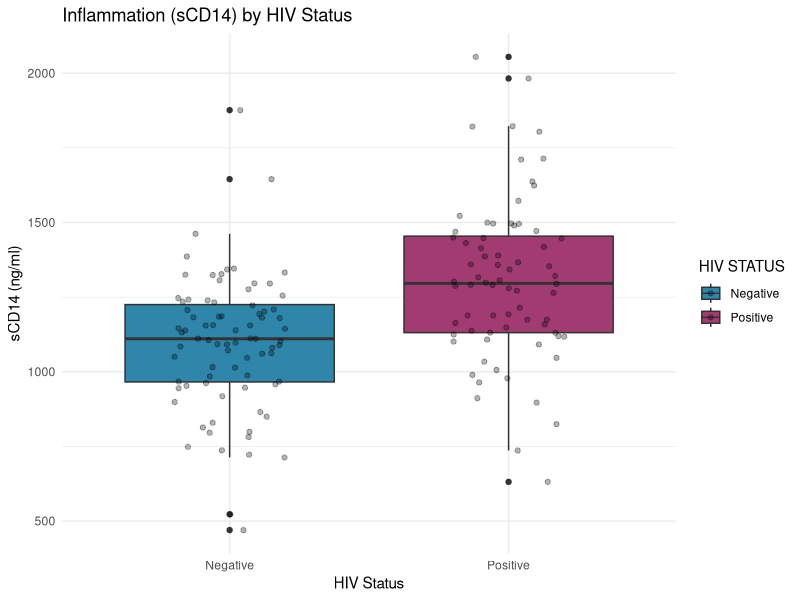
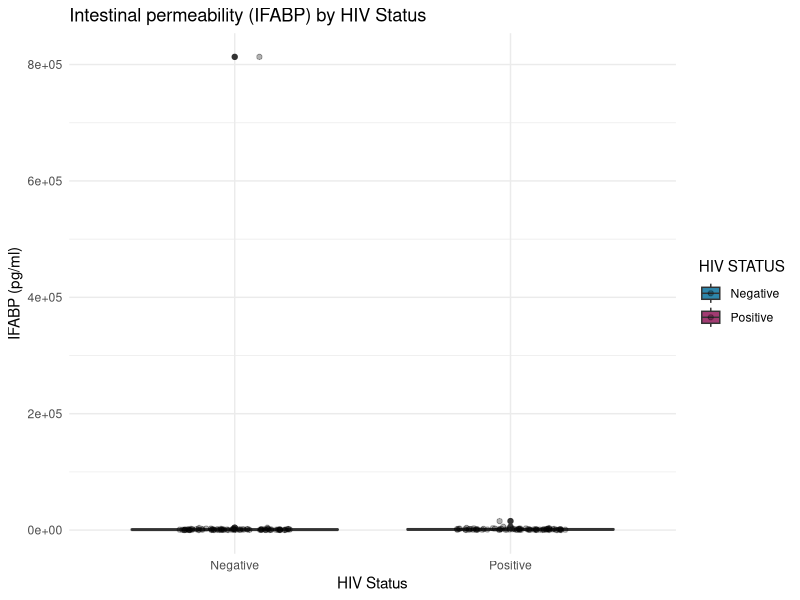
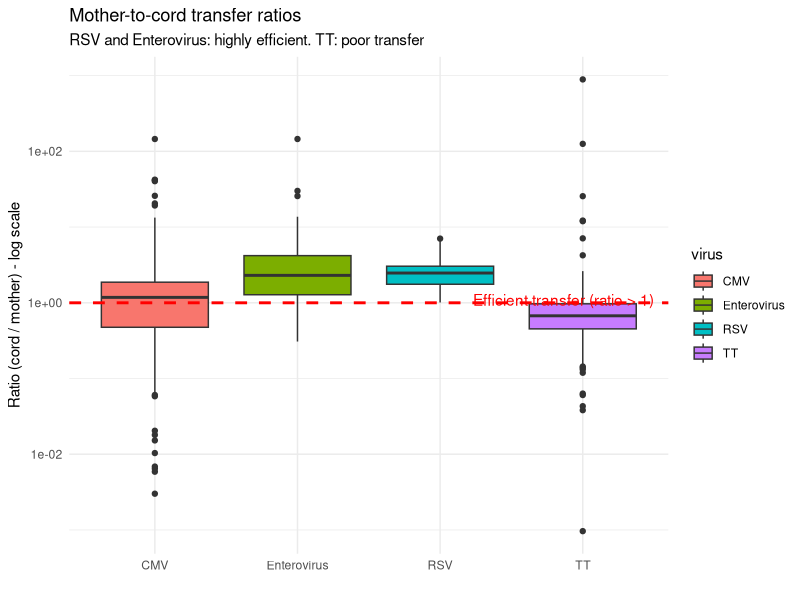
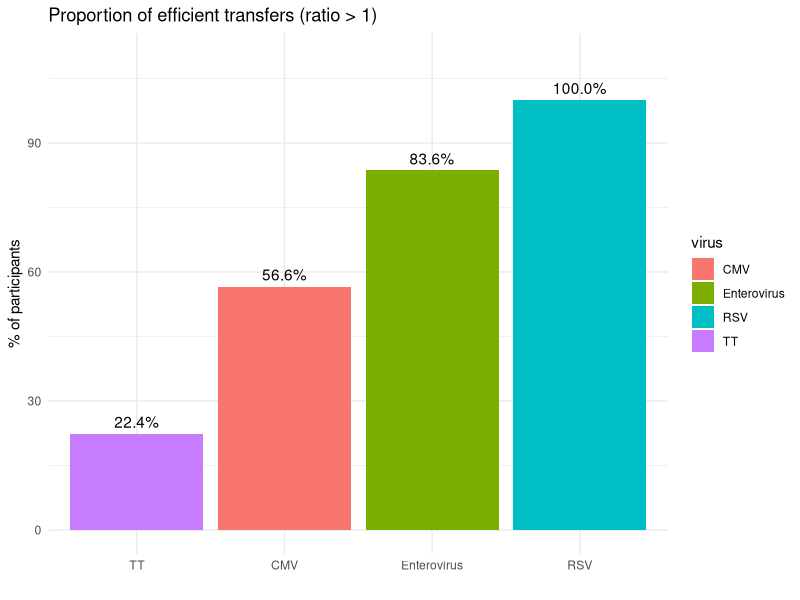
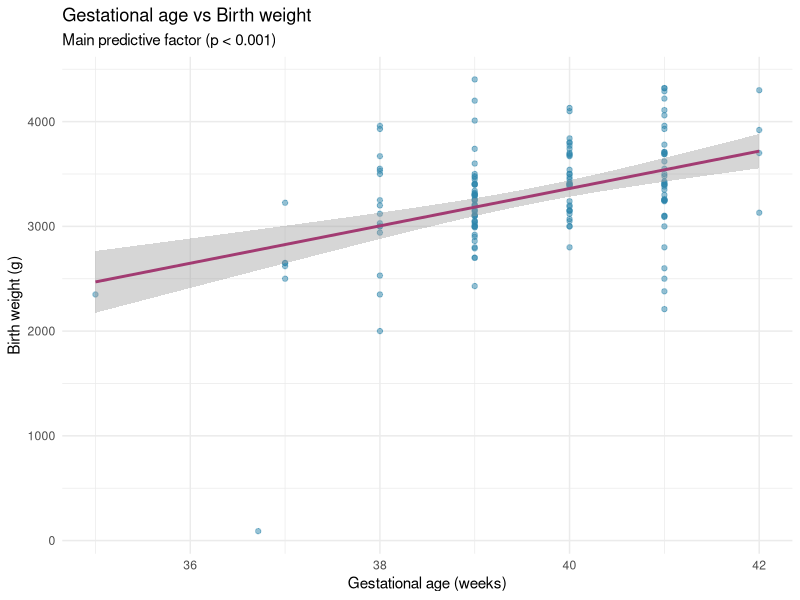

Source code (R) for these figures, in order: (Note: this script raises an error after producing the figures.)
## ---- chunk 1
library(tidyverse)
library(here)

donnees <- read_tsv(here("data/etude_mere_enfant.csv"), na = c("", "NA", "f"))
donnees <- donnees %>%
  mutate(`CMV cord` = as.numeric(`CMV cord`),
         Howmanylivingchildrendoyouhave = as.numeric(Howmanylivingchildrendoyouhave))
## ---- chunk 2
t.test(`sCD14 [ng/ml]` ~ `HIV STATUS`, data = donnees)
## ---- chunk 3
ggplot(donnees, aes(x = `HIV STATUS`, y = `sCD14 [ng/ml]`, fill = `HIV STATUS`)) +
  geom_boxplot() +
  geom_jitter(alpha = 0.3, width = 0.2) +
  labs(title = "Inflammation (sCD14) by HIV Status",
       x = "HIV Status", y = "sCD14 (ng/ml)") +
  scale_fill_manual(values = c("Negative" = "#2E86AB", "Positive" = "#A23B72")) +
  theme_minimal()
## ---- chunk 4
wilcox.test(`IFABP [pg/ml]` ~ `HIV STATUS`, data = donnees)
## ---- chunk 5
ggplot(donnees, aes(x = `HIV STATUS`, y = `IFABP [pg/ml]`, fill = `HIV STATUS`)) +
  geom_boxplot() +
  geom_jitter(alpha = 0.3, width = 0.2) +
  labs(title = "Intestinal permeability (IFABP) by HIV Status",
       x = "HIV Status", y = "IFABP (pg/ml)") +
  scale_fill_manual(values = c("Negative" = "#2E86AB", "Positive" = "#A23B72")) +
  theme_minimal()
## ---- chunk 6
t.test(`cord sCD14 [ng/ml]` ~ `HIV STATUS`, data = donnees)
## ---- chunk 7
virus_ratio <- c("ratio CMV" = "CMV", "ratio RSV" = "RSV", 
                 "ratio ENTERO" = "Enterovirus", "ratio TT" = "TT")

for (nom in names(virus_ratio)) {
  vals <- donnees[[nom]]
  efficaces <- sum(vals > 1, na.rm = TRUE)
  total <- sum(!is.na(vals))
  cat(sprintf("\n=== %s ===\n", virus_ratio[nom]))
  cat(sprintf("Median = %.3f  |  Mean = %.3f\n", median(vals, na.rm = TRUE), mean(vals, na.rm = TRUE)))
  cat(sprintf("Efficient transfer (>1) : %d / %d (%.1f%%)\n", efficaces, total, 100*efficaces/total))
}
## ---- chunk 8
ratios_long <- donnees %>%
  pivot_longer(cols = c("ratio CMV", "ratio RSV", "ratio ENTERO", "ratio TT"),
               names_to = "virus", values_to = "ratio") %>%
  mutate(virus = recode(virus,
                        "ratio CMV" = "CMV",
                        "ratio RSV" = "RSV",
                        "ratio ENTERO" = "Enterovirus",
                        "ratio TT" = "TT"))

ggplot(ratios_long, aes(x = virus, y = ratio, fill = virus)) +
  geom_boxplot() +
  geom_hline(yintercept = 1, linetype = "dashed", color = "red", size = 1) +
  annotate("text", x = 4.5, y = 1.1, label = "Efficient transfer (ratio > 1)", 
           color = "red", hjust = 1) +
  scale_y_log10() +
  labs(title = "Mother-to-cord transfer ratios",
       subtitle = "RSV and Enterovirus: highly efficient. TT: poor transfer",
       x = "", y = "Ratio (cord / mother) - log scale") +
  theme_minimal()
## ---- chunk 9
pct <- data.frame(virus = c("CMV", "RSV", "Enterovirus", "TT"),
                  pct = c(56.6, 100, 83.6, 22.4))
ggplot(pct, aes(x = reorder(virus, pct), y = pct, fill = virus)) +
  geom_col() +
  geom_text(aes(label = sprintf("%.1f%%", pct)), vjust = -0.5) +
  labs(title = "Proportion of efficient transfers (ratio > 1)",
       x = "", y = "% of participants") +
  theme_minimal() + ylim(0, 110)
## ---- chunk 10
cor(donnees[, c("ratio CMV", "ratio RSV", "ratio ENTERO", "ratio TT")], 
    use = "pairwise.complete.obs") %>% round(3)
## ---- chunk 11
modele <- lm(`Birth weigh (tg)` ~ `Gestestational age of delivery` + 
               `child SEX` + `HIV STATUS` + 
               `Systolic blood pressure` + `Diastolic blood pressure` +
               `sCD14 [ng/ml]` + `HowmanydeliverieshaveyouhadintotalParity`,
             data = donnees)
summary(modele)
## ---- chunk 12
ggplot(donnees, aes(x = `Gestestational age of delivery`, y = `Birth weigh (tg)`)) +
  geom_point(alpha = 0.5, color = "#2E86AB") +
  geom_smooth(method = "lm", color = "#A23B72") +
  labs(title = "Gestational age vs Birth weight",
       subtitle = "Main predictive factor (p < 0.001)",
       x = "Gestational age (weeks)", y = "Birth weight (g)") +
  theme_minimal()
## ---- chunk 13
donnees <- donnees %>%
  mutate(parite_cat = case_when(
    HowmanydeliverieshaveyouhadintotalParity <= 1 ~ "Primiparous",
    HowmanydeliverieshaveyouhadintotalParity <= 3 ~ "Multiparous",
    TRUE ~ "Grand multiparous"
  ))

for (nom in names(virus_ratio)) {
  cat(sprintf("\n=== %s ===\n", virus_ratio[nom]))
  print(donnees %>%
    filter(!is.na(parite_cat)) %>%
    group_by(parite_cat) %>%
    summarise(
      n = n(),
      med_ratio = median(.data[[nom]], na.rm = TRUE),
      prop_efficace = sum(.data[[nom]] > 1, na.rm = TRUE) / sum(!is.na(.data[[nom]])) * 100
    ))
}
## ---- chunk 14
ggplot(ratios_long %>% filter(!is.na(parite_cat)), 
       aes(x = parite_cat, y = ratio, fill = parite_cat)) +
  geom_boxplot() +
  geom_hline(yintercept = 1, linetype = "dashed", color = "red", alpha = 0.5) +
  facet_wrap(~virus, scales = "free_y") +
  scale_y_log10() +
  labs(title = "Transfer ratio by parity",
       x = "", y = "Ratio (log)") +
  theme_minimal() + theme(legend.position = "none")
## ---- chunk 15
donnees <- donnees %>%
  mutate(poids_cat = case_when(
    `Birth weigh (tg)` < 2500 ~ "Low birth weight (< 2.5kg)",
    `Birth weigh (tg)` <= 4000 ~ "Normal (2.5-4kg)",
    TRUE ~ "Macrosomic (> 4kg)"
  ))

for (nom in names(virus_ratio)) {
  c <- cor(donnees[["Birth weigh (tg)"]], donnees[[nom]], use = "complete.obs")
  cat(sprintf("%s vs Birth weight : r = %.3f\n", virus_ratio[nom], c))
}
## ---- chunk 16
ggplot(ratios_long, aes(x = `Birth weigh (tg)`, y = ratio, color = virus)) +
  geom_point(alpha = 0.5) +
  geom_hline(yintercept = 1, linetype = "dashed", color = "red", alpha = 0.5) +
  geom_smooth(method = "lm", se = FALSE) +
  facet_wrap(~virus, scales = "free_y") +
  scale_y_log10() +
  labs(title = "Transfer ratio vs birth weight",
       subtitle = "Very weak correlations (|r| < 0.09)",
       x = "Birth weight (g)", y = "Ratio (log)") +
  theme_minimal()
## ---- chunk 17
vars <- c("ratio CMV", "ratio RSV", "ratio ENTERO", "ratio TT",
          "Birth weigh (tg)", "Gestestational age of delivery",
          "sCD14 [ng/ml]", "IFABP [pg/ml]",
          "HowmanydeliverieshaveyouhadintotalParity")
cor(donnees[, vars], use = "pairwise.complete.obs") %>% round(3)
## ---- chunk 18
for (nom in names(virus_ratio)) {
  res <- donnees %>%
    group_by(`HIV STATUS`) %>%
    summarise(med = median(.data[[nom]], na.rm = TRUE))
  cat(sprintf("%s : HIV- = %.3f, HIV+ = %.3f\n", virus_ratio[nom], res$med[1], res$med[2]))
}
## ---- chunk 19
donnees <- donnees %>%
  mutate(parite_cat = case_when(
    HowmanydeliverieshaveyouhadintotalParity <= 1 ~ "Primiparous",
    HowmanydeliverieshaveyouhadintotalParity <= 3 ~ "Multiparous",
    TRUE ~ "Grand multiparous"))
## ---- chunk 20
for (hiv_statut in c("Negative", "Positive")) {
  cat(sprintf("\n━━━ HIV %s ━━━\n", hiv_statut))
  sous <- donnees %>% filter(`HIV STATUS` == hiv_statut)
  
  virus_ratio <- c("ratio CMV" = "CMV", "ratio RSV" = "RSV", 
                   "ratio ENTERO" = "Enterovirus", "ratio TT" = "TT")
  
  for (nom in names(virus_ratio)) {
    cat(sprintf("\n◆ %s\n", virus_ratio[nom]))
    res <- sous %>%
      filter(!is.na(`child SEX`)) %>%
      group_by(`child SEX`) %>%
      summarise(
        n = n(),
        med = median(.data[[nom]], na.rm = TRUE),
        pct_efficace = round(100 * sum(.data[[nom]] > 1, na.rm = TRUE) / sum(!is.na(.data[[nom]])), 1)
      )
    print(res)
  }
}
## ---- chunk 21
# % efficient transfer
pct_data <- donnees %>%
  filter(!is.na(`child SEX`)) %>%
  pivot_longer(cols = c("ratio CMV", "ratio RSV", "ratio ENTERO", "ratio TT"),
               names_to = "virus", values_to = "ratio") %>%
  mutate(virus = recode(virus, "ratio CMV" = "CMV", "ratio RSV" = "RSV",
                        "ratio ENTERO" = "Enterovirus", "ratio TT" = "TT")) %>%
  group_by(`HIV STATUS`, `child SEX`, virus) %>%
  summarise(
    n_total = sum(!is.na(ratio)),
    n_efficace = sum(ratio > 1, na.rm = TRUE),
    pct = 100 * n_efficace / n_total,
    .groups = "drop")

ggplot(pct_data, aes(x = `child SEX`, y = pct, fill = `child SEX`)) +
  geom_col() +
  geom_text(aes(label = sprintf("%.0f%%", pct)), vjust = -0.5, size = 3.5) +
  facet_grid(virus ~ `HIV STATUS`) +
  scale_fill_manual(values = c("F" = "#E8829A", "M" = "#4E9BBF")) +
  ylim(0, 115) +
  labs(title = "% efficient transfer by child sex and HIV status",
       x = "Child sex", y = "% efficient transfer") +
  theme_minimal() + theme(legend.position = "none")
## ---- chunk 22
for (hiv_statut in c("Negative", "Positive")) {
  cat(sprintf("\n━━━ HIV %s ━━━\n", hiv_statut))
  sous <- donnees %>% filter(`HIV STATUS` == hiv_statut)
  
  for (m in c("sCD14 [ng/ml]", "IFABP [pg/ml]", "cord sCD14 [ng/ml]")) {
    cat(sprintf("\n◆ %s\n", m))
    res <- sous %>%
      filter(!is.na(`child SEX`)) %>%
      group_by(`child SEX`) %>%
      summarise(
        n = n(),
        med = median(.data[[m]], na.rm = TRUE),
        moy = mean(.data[[m]], na.rm = TRUE)
      )
    print(res)
  }
}
## ---- chunk 23
ggplot(donnees %>% filter(!is.na(`child SEX`)), 
       aes(x = `child SEX`, y = `sCD14 [ng/ml]`, fill = `child SEX`)) +
  geom_boxplot() +
  geom_jitter(alpha = 0.3, width = 0.15) +
  facet_wrap(~`HIV STATUS`) +
  scale_fill_manual(values = c("F" = "#E8829A", "M" = "#4E9BBF")) +
  labs(title = "Inflammation (sCD14) by child sex and HIV status",
       subtitle = "No F vs M difference — but HIV+ > HIV- in both sexes",
       x = "Child sex", y = "sCD14 (ng/ml)") +
  theme_minimal() + theme(legend.position = "none")
## ---- chunk 24
for (hiv_statut in c("Negative", "Positive")) {
  cat(sprintf("\n━━━ HIV %s ━━━\n", hiv_statut))
  sous <- donnees %>% filter(`HIV STATUS` == hiv_statut)
  
  cat("\n◆ Birth weight (g)\n")
  res <- sous %>%
    filter(!is.na(`child SEX`)) %>%
    group_by(`child SEX`) %>%
    summarise(med = median(`Birth weigh (tg)`, na.rm = TRUE),
              moy = mean(`Birth weigh (tg)`, na.rm = TRUE))
  print(res)
  
  cat("\n◆ Gestational age\n")
  res <- sous %>%
    filter(!is.na(`child SEX`)) %>%
    group_by(`child SEX`) %>%
    summarise(med = median(`Gestestational age of delivery`, na.rm = TRUE),
              moy = mean(`Gestestational age of delivery`, na.rm = TRUE))
  print(res)
  
  cat("\n◆ Parity (number of deliveries)\n")
  res <- sous %>%
    filter(!is.na(`child SEX`)) %>%
    group_by(`child SEX`) %>%
    summarise(med = median(HowmanydeliverieshaveyouhadintotalParity, na.rm = TRUE),
              moy = mean(HowmanydeliverieshaveyouhadintotalParity, na.rm = TRUE))
  print(res)
}
## ---- chunk 25
ggplot(donnees %>% filter(!is.na(`child SEX`)), 
       aes(x = `child SEX`, fill = parite_cat)) +
  geom_bar(position = "fill") +
  facet_wrap(~`HIV STATUS`) +
  scale_fill_manual(values = c("Primiparous" = "#FDE74C", "Multiparous" = "#9BC53D", 
                                "Grand multiparous" = "#C3423F")) +
  labs(title = "Parity distribution by child sex and HIV",
       subtitle = "HIV-: more primiparous. HIV+: more grand multiparous",
       x = "Child sex", y = "Proportion", fill = "Parity") +
  theme_minimal()
## ---- chunk 26
for (hiv_statut in c("Negative", "Positive")) {
  cat(sprintf("\n━━━ HIV %s ━━━\n", hiv_statut))
  sous <- donnees %>% filter(`HIV STATUS` == hiv_statut)
  
  for (nm in c("CMV mother", "RSV mother", "Enterovirus mother", "TT mother")) {
    cat(sprintf("\n◆ %s\n", nm))
    res <- sous %>%
      filter(!is.na(`child SEX`)) %>%
      group_by(`child SEX`) %>%
      summarise(med = median(.data[[nm]], na.rm = TRUE))
    print(res)
  }
}
## ---- chunk 27
# Add your code here to explore further!
